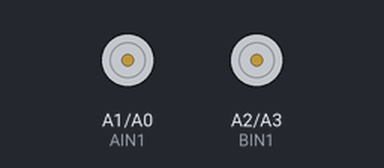
Bench run of a sketch on a simulated Arduino Uno, built with avr-gcc and run on an emulated ATmega328P. On the bench: motor-driver pin pairs drawn as motors (green arrow = first pin HIGH = forward, orange = second pin HIGH = backward, longer = more drive, scaled by the enable pin). What the sketch prints to the serial monitor is not drawn. At 5.2 s the program stops and its outputs stay as they are.

Above: at 2.3 s.
Timing chart, 0 to 3.8 s (numbered marks = the images above):
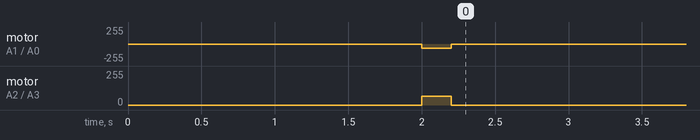

Measured:
- by itself, motor on A1 (AIN1) / A0 (AIN2): stopped → backward 65/255 at 2.0 s, → stopped 0.20 s later
- by itself, motor on A2 (BIN1) / A3 (BIN2): stopped → forward 65/255 at 2.0 s, → stopped 0.20 s later

The sketch:

Right-Turn.ino
```cpp
/*
   Experiment 02: Right-Turn (R4 WiFi - WiFi/OTA Disabled)

   This sketch drives the AlphaBot2 in a Right Pivot Turn (on the spot).
   Students will calibrate the TURN_DURATION_MS constant so that the
   robot turns EXACTLY 90 degrees clockwise.

   Compatible with Arduino UNO R4 WiFi.
*/

// H-Bridge Pin Definitions
#define PWMA 6  // Left Motor Speed pin (ENA)
#define AIN2 A0 // Left Motor Direction 2
#define AIN1 A1 // Left Motor Direction 1
#define PWMB 5  // Right Motor Speed pin (ENB)
#define BIN1 A2 // Right Motor Direction 1
#define BIN2 A3 // Right Motor Direction 2

// --- CALIBRATION ---
// TODO: Adjust this delay (in milliseconds) until the turn is exactly 90
// degrees!
const unsigned long TURN_DURATION_MS = 200; // Estimated baseline
const int TURN_SPEED = 65;                  // Fixed turning speed

void setup() {
  Serial.begin(115200);
  delay(1000);
  Serial.println("Starting Right Turn Setup (Wi-Fi/OTA Disabled)...");

  // Configure motor driver pins
  pinMode(PWMA, OUTPUT);
  pinMode(AIN2, OUTPUT);
  pinMode(AIN1, OUTPUT);
  pinMode(PWMB, OUTPUT);
  pinMode(BIN1, OUTPUT);
  pinMode(BIN2, OUTPUT);

  stopMotors();
  delay(1000); // Wait 1 second before starting
}

void loop() {
  // Execute pivot right turn
  Serial.println("Executing right turn...");
  pivotRight(TURN_SPEED);

  // Keep turning for the calibrated duration
  delay(TURN_DURATION_MS);

  // Stop the motors
  stopMotors();
  Serial.println("Turn complete.");

  // Hold execution forever
  while (1) {
    delay(1000);
  }
}

/**
 * Commands the H-Bridge to turn the left wheel forward and the right wheel
 * backward. This spins the robot clockwise around its center (Pivot Turn).
 */
void pivotRight(int speed) {
  // Left Motor Forward: AIN1 = LOW, AIN2 = HIGH
  digitalWrite(AIN1, LOW);
  digitalWrite(AIN2, HIGH);

  // Right Motor Backward: BIN1 = HIGH, BIN2 = LOW
  digitalWrite(BIN1, HIGH);
  digitalWrite(BIN2, LOW);

  // Apply speeds
  analogWrite(PWMA, speed);
  analogWrite(PWMB, speed);
}

void stopMotors() {
  analogWrite(PWMA, 0);
  analogWrite(PWMB, 0);
  digitalWrite(AIN1, LOW);
  digitalWrite(AIN2, LOW);
  digitalWrite(BIN1, LOW);
  digitalWrite(BIN2, LOW);
}
```
